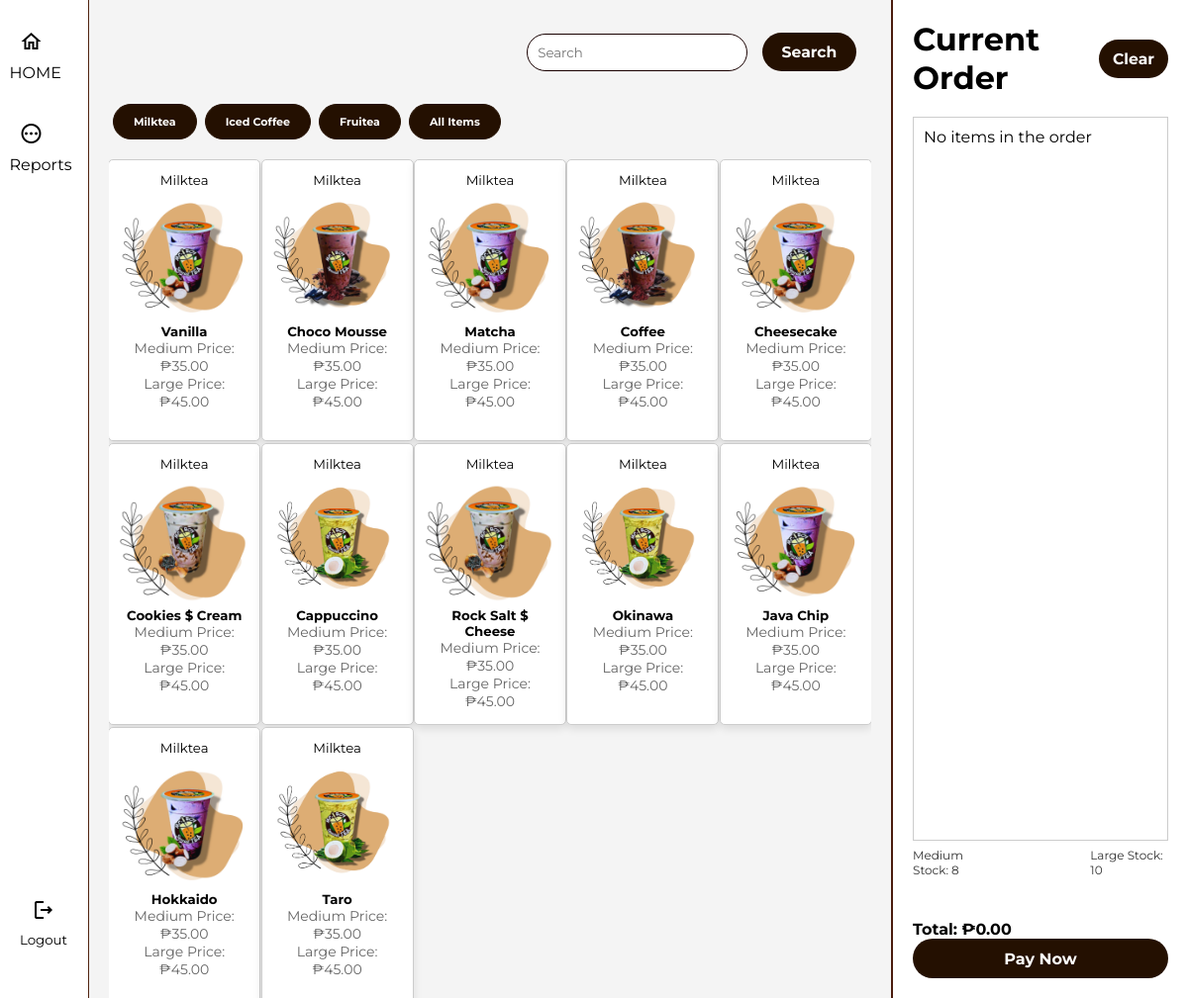
The app's page /order_management.php?category_id=11 (signed in) with its own data.
### tables this page shows
CREATE TABLE `categories` (
  `id` int(11) NOT NULL,
  `name` varchar(255) NOT NULL,
  `image` varchar(255) NOT NULL
);

CREATE TABLE `items` (
  `id` int(11) NOT NULL,
  `name` varchar(100) NOT NULL,
  `category_id` int(11) NOT NULL,
  `image` varchar(255) DEFAULT NULL,
  `medium_price` decimal(10,2) NOT NULL,
  `large_price` decimal(10,2) NOT NULL,
  `medium_size` int(11) DEFAULT 0,
  `large_size` int(11) DEFAULT 0,
  `is_deleted` tinyint(1) DEFAULT 0,
  `status` tinyint(1) DEFAULT 1,
  `quantity` int(11) NOT NULL DEFAULT 0
);

### order_management.php (the view, shortened to what this page needs)
<?php
include 'config.php';
$search_term = $_GET['search'] ?? '';
$category_id = $_GET['category_id'] ?? null;
if (!empty($search_term)) {
    $item_query = $conn->prepare("SELECT items.*, categories.name AS category_name FROM items
                                  JOIN categories ON items.category_id = categories.id
                                  WHERE items.name LIKE ?");
    $like_term = "%" . $search_term . "%";
    $item_query->bind_param("s", $like_term);
    $item_query->execute();
    $items = $item_query->get_result();
} else {
    if ($category_id) {
        $item_query = $conn->prepare("SELECT items.*, categories.name AS category_name FROM items
                                      JOIN categories ON items.category_id = categories.id
                                      WHERE items.category_id = ?");
        $item_query->bind_param("i", $category_id);
        $item_query->execute();
        $items = $item_query->get_result();
    } else {
        $items = $conn->query("SELECT items.*, categories.name AS category_name FROM items
                               JOIN categories ON items.category_id = categories.id");
    }
}
$totalAmount = array_reduce($_SESSION['order'], function ($sum, $order_item) {
    return $sum + ($order_item['price'] * $order_item['quantity']);
}, 0);
$categories = $conn->query("SELECT * FROM categories");
$first_cup_query = $conn->query("SELECT id, name, medium_size, large_size FROM items LIMIT 1");
$first_cup = $first_cup_query->fetch_assoc();
$remainingMedium = $first_cup ? $first_cup['medium_size'] : 0;
$remainingLarge = $first_cup ? $first_cup['large_size'] : 0;
?>
<!DOCTYPE html>
<html lang="en">
<head>
    <link rel="stylesheet" href="meme.css">
</head>
<body>
    <div class="container">
        <div class="sidebar">
            <?php include 'order_side.php' ?>
        </div>
        <div class="main-content">
            <div class="search-container">
                <form method="GET" action="order_management.php">
                    <input type="text" placeholder="Search" name="search" id="search-input" autocomplete="off" list="suggestions-list">
                    <button class="search-button" type="submit">
                        <h3>Search</h3>
                    </button>
                </form>
            </div>
            <div class="buttons-container">
                <?php while ($row = $categories->fetch_assoc()) { ?>
                    <form method="GET" action="order_management.php" style="display: inline;">
                        <button class="category-button" type="submit">
                            <h5><?= $row['name'] ?></h5>
                        </button>
                    </form>
                <?php } ?>
                <form method="GET" action="order_management.php" style="display: inline;">
                    <button class="category-button" type="submit">
                        <h5>All Items</h5>
                    </button>
                </form>
            </div>
            <div class="product-container">
                <div class="product-grid">
                    <?php while ($item = $items->fetch_assoc()) {
                        $mediumOutOfStock = ($item['medium_size'] <= 0);
                        $largeOutOfStock = ($item['large_size'] <= 0);
                        $outOfStockClass = ($mediumOutOfStock && $largeOutOfStock) ? 'out-of-stock' : '';
                    ?>
                        <?php if ($item['quantity'] > 0): ?>
                            <div class="product-item <?= $item['status'] == 0 ? 'out-of-stock' : '' ?>" data-item-id="<?= $item['id'] ?>">
                                <small class="category-name"><?= htmlspecialchars($item['category_name']) ?></small>
                                <img src="<?= $item['image'] ?>" alt="Product Image">
                                <h5 class="<?= $outOfStockClass ?>"><?= htmlspecialchars($item['name']) ?></h5>
                                <p>Medium Price: ₱<?= number_format($item['medium_price'], 2) ?>
                                </p>
                                <p>Large Price: ₱<?= number_format($item['large_price'], 2) ?>
                                </p>
                            </div>
                        <?php endif; ?>
                    <?php } ?>
                </div>
            </div>
        </div>
        <div class="order-section">
            <div class="order-header">
                <h1>Current Order</h1>
                <form method="POST" action="order_management.php" onsubmit="return confirmClearOrder();">
                    <button class="clear-button" type="submit" name="clear_order">
                        <h3>Clear</h3>
                    </button>
                </form>
            </div>
            <div class="order-list" id="order-list">
                <?php if (!empty($_SESSION['order'])): ?>
                    <ul>
                        <?php foreach ($_SESSION['order'] as $order_item): ?>
                            <li class="order-item" data-item-id="<?= $order_item['id'] ?>">
                                <img src="<?= $order_item['image'] ?>" alt="Item Image" class="order-item-image">
                                <div class="order-item-details">
                                    <h5><?= $order_item['name'] ?></h5>
                                    <p>₱<?= $order_item['price'] ?></p>
                                </div>
                                <div class="order-item-actions">
                                    <input type="number" value="<?= $order_item['quantity'] ?>" class="item-quantity" min="1">
                                    <span class="material-icons-outlined delete-icon">delete</span>
                                </div>
                            </li>
                        <?php endforeach; ?>
                    </ul>
                <?php else: ?>
                    <p>No items in the order</p>
                <?php endif; ?>
            </div>
            <div class="order-footer">
                <div class="quantity-labels">
                    <p style="text-decoration: <?= ($remainingMedium <= 0) ? 'line-through' : 'none'; ?>">
                        Medium Stock: <?= $remainingMedium ?>
                    </p>
                    <p style="text-decoration: <?= ($remainingLarge <= 0) ? 'line-through' : 'none'; ?>">
                        Large Stock: <?= $remainingLarge ?>
                    </p>
                </div>
            </div>
            <div class="order-footer1">
                <p>Total: ₱<span id="total-amount"><?= number_format($totalAmount, 2); ?></span></p>
                <div class="payment-buttons">
                    <button class="pay-now" id="pay-now-btn">
                        <h1>Pay Now</h1>
                    </button>
                </div>
            </div>
        </div>
    </div>
</body>
</html>

### meme.css (style rules this page uses)
* { margin: 0; padding: 0; box-sizing: border-box; font-family: "Montserrat", sans-serif; }
body { font-family: Arial, sans-serif; background-color: #f4f4f4; }
.container { display: flex; height: 100vh; overflow: hidden; }
.sidebar { background-color: #ffffff; width: 90px; display: flex; flex-direction: column; justify-content: space-between; padding: 10px; align-items: center; border-right: 1px solid #502311; }
.main-content { flex-grow: 1; padding: 20px; margin-right: 25%; }
.search-container { padding: 13px; margin-bottom: 20px; }
.search-container input { width: 30%; padding: 10px; border: 1px solid #180000; border-radius: 500px; margin-left: 55%; }
.search-button { padding: 10px 20px; border: none; background-color: #241001; cursor: pointer; border-radius: 500px; margin-left: 10px; color: #fff }
.buttons-container { display: flex; margin-bottom: 20px; }
.category-button { padding: 10px 20px; border: none; background-color: #241001; cursor: pointer; border-radius: 500px; border: 01px solid #241001; margin: 0 4px; color: #fff }
.product-container { max-height: calc(100vh - 150px); overflow-y: auto; padding: 0px; }
.product-grid { display: grid; grid-template-columns: repeat(auto-fill, minmax(140px, 6fr)); gap: 2px; padding: 0px; justify-items: center; }
.product-item { background-color: #fff; border: 1px solid #ccc; border-radius: 5px; text-align: center; padding: 10px; width: 154px; height: 285px; box-shadow: 0 4px 8px rgba(0, 0, 0, 0.1); transition: transform 0.2s, box-shadow 0.2s; }
.product-item img { width: 100%; height: auto; border-radius: 8px; }
.product-item p { font-size: 14px; color: #666; }
.order-section { position: fixed; right: 0; top: 0; width: 25%; height: 100vh; background-color: white; padding: 20px; border-left: 2px solid #4b1c0e; display: flex; flex-direction: column; justify-content: space-between; overflow-y: auto; }
.order-header { display: flex; justify-content: space-between; align-items: center; margin-bottom: 20px; }
.clear-button { padding: 10px 14px; border: none; background-color: #241001; cursor: pointer; border-radius: 500px; color:#fff }
.order-list { height: 300%; overflow-y: auto; border: 1px solid #ccc; padding: 10px; margin-bottom: 20px; }
.order-footer { display: flex; justify-content: space-between; align-items: center; border-radius:0% 100% 0% 100% / 100% 0% 100% 0%; }
.payment-buttons { display: flex; gap: 10px; }
.pay-later, .pay-now { padding: 10px; border: none; cursor: pointer; border-radius: 500px; height: 40px; font-size: 8px; font-weight: bold; text-align: center; width:200%; }
.pay-now { background-color: #241001; color:#fff }
.order-footer { margin-top: 20px; display: flex; justify-content: space-between; align-items: center; }
.quantity-labels { margin-bottom: 10px; display: flex; flex-direction: row; height:240%; gap:90px; font-size: 12px; color: #333; }
.order-footer1 { align-content:center; height:10%; font-weight: bold; }

### records on screen
categories: name "Milktea"
categories: name "Iced Coffee"
categories: name "Fruitea"
items: category.name "Milktea", image (picture), name "Vanilla", medium_price "35.00", large_price "45.00"
items: category.name "Milktea", image (picture), name "Choco Mousse", medium_price "35.00", large_price "45.00"
items: category.name "Milktea", image (picture), name "Matcha", medium_price "35.00", large_price "45.00"
items: category.name "Milktea", image (picture), name "Coffee", medium_price "35.00", large_price "45.00"
items: category.name "Milktea", image (picture), name "Cheesecake", medium_price "35.00", large_price "45.00"
items: category.name "Milktea", image (picture), name "Cookies $ Cream", medium_price "35.00", large_price "45.00"
items: category.name "Milktea", image (picture), name "Cappuccino", medium_price "35.00", large_price "45.00"
items: category.name "Milktea", image (picture), name "Rock Salt $ Cheese", medium_price "35.00", large_price "45.00"
items: category.name "Milktea", image (picture), name "Okinawa", medium_price "35.00", large_price "45.00"
items: category.name "Milktea", image (picture), name "Java Chip", medium_price "35.00", large_price "45.00"
items: category.name "Milktea", image (picture), name "Hokkaido", medium_price "35.00", large_price "45.00"
items: category.name "Milktea", image (picture), name "Taro", medium_price "35.00", large_price "45.00"
items: medium_size "8", large_size "10"

### other values on screen
$totalAmount "0.00"
